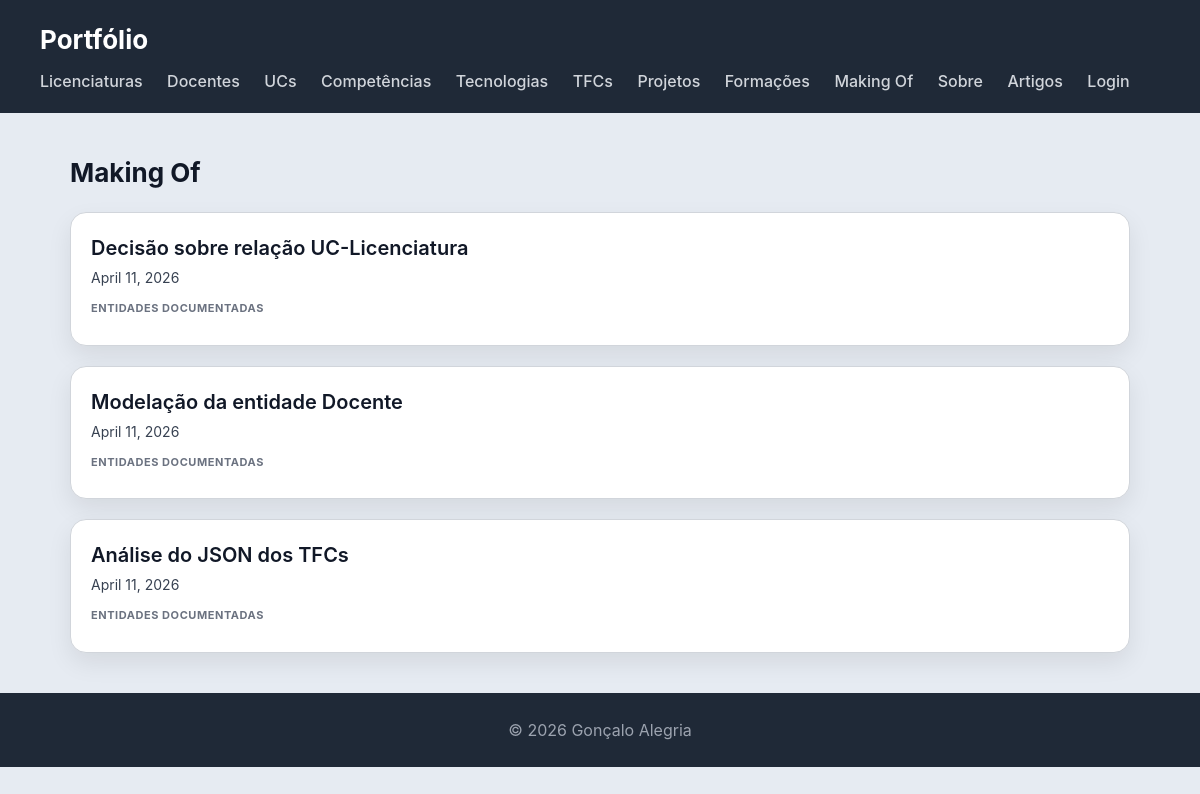
The page /portfolio/makingofs/ on the database its author committed.
### portfolio/models.py (models this page shows, shortened)
class MakingOf(models.Model):
    titulo = models.CharField(max_length=200)
    data = models.DateField()
    descricao_processo = models.TextField()
    decisoes_tomadas = models.TextField(blank=True)
    erros_e_correcoes = models.TextField(blank=True)
    uso_ia = models.TextField(blank=True)
    foto_caderno = models.ImageField(upload_to='makingof/', blank=True)
    licenciaturas = models.ManyToManyField(Licenciatura, related_name='makingofs', blank=True)
    ucs = models.ManyToManyField(UnidadeCurricular, related_name='makingofs', blank=True)
    docentes = models.ManyToManyField(Docente, related_name='makingofs', blank=True)
    projetos = models.ManyToManyField(Projeto, related_name='makingofs', blank=True)
    tecnologias = models.ManyToManyField(Tecnologia, related_name='makingofs', blank=True)
    tfcs = models.ManyToManyField(TFC, related_name='makingofs', blank=True)
    competencias = models.ManyToManyField(Competencia, related_name='makingofs', blank=True)
    formacoes = models.ManyToManyField(Formacao, related_name='makingofs', blank=True)

### portfolio/views.py (the view)
# urls.py: path('makingofs/', views.makingofs_view, name="makingofs"),
def makingofs_view(request):
    makingofs = (MakingOf.objects.prefetch_related('licenciaturas', 'ucs', 'docentes', 'projetos','tecnologias', 'tfcs', 'competencias', 'formacoes').all())
    return render(request, 'portfolio/makingofs.html', {'makingofs': makingofs})

### accounts/context_processors.py (called while the page is built)
def is_gestor_portfolio(request):
    context = {'is_gestor': False, 'is_autor': False}
    if request.user.is_authenticated:
        context['is_gestor'] = request.user.groups.filter(name='gestor-portfolio').exists()
        context['is_autor'] = request.user.groups.filter(name='autores').exists()
    return context

### portfolio/templates/portfolio/makingofs.html (shortened to what this page needs)
{% extends "portfolio/base.html" %}
{% block content %}
<h2>Making Of</h2>
<section>
    {% for makingof in makingofs %}
    <article>
        <header>
            <h3>{{ makingof.titulo }}</h3>
            <p>{{ makingof.data }}</p>
        </header>
        <section>
            <h4>Entidades documentadas</h4>
        </section>
    </article>
    {% endfor %}
</section>
{% endblock %}

### portfolio/static/portfolio/styles.css (style rules this page uses)
* { box-sizing: border-box; margin: 0; padding: 0; }
body { font-family: "Inter", "Segoe UI", system-ui, -apple-system, sans-serif; background: #e6ebf2; color: #111827; line-height: 1.5; }
h2 { margin-bottom: 20px; font-size: 26px; }
section > article { background: white; padding: 20px; border-radius: 16px; border: 1px solid #d1d5db; box-shadow: 0 10px 25px rgba(0,0,0,0.08); transition: all 0.25s ease; margin-bottom: 20px; }
article > header { margin-bottom: 12px; }
article > header > h3 { font-size: 20px; font-weight: 600; margin-bottom: 4px; }
article > header > p { font-size: 14px; color: #374151; }
article > section { margin-top: 10px; }
article > section > h4 { font-size: 11px; text-transform: uppercase; color: #6b7280; margin-bottom: 8px; letter-spacing: 0.05em; }

### rows shown on the page
MakingOf: titulo "Decisão sobre relação UC-Licenciatura", data "April 11, 2026"
MakingOf: titulo "Modelação da entidade Docente", data "April 11, 2026"
MakingOf: titulo "Análise do JSON dos TFCs", data "April 11, 2026"
